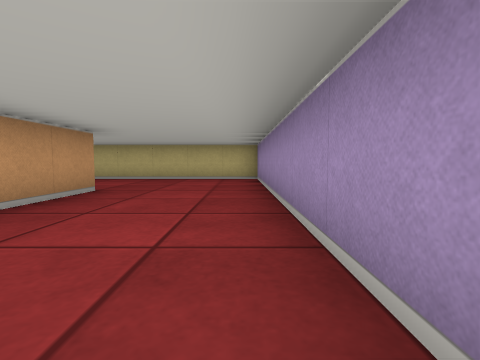
view 1 (above)

24 first-person views from a walk through a cub3D ray-caster map. The camera is about half as high as the walls, tilts 4° down and sees 85° across. The floor is counted in squares. Each view is taken from the middle of a square. On the plan, view 1 faces up. The plan holds only what a view shows up to about 9 squares ahead; the rest is blank.

view 2
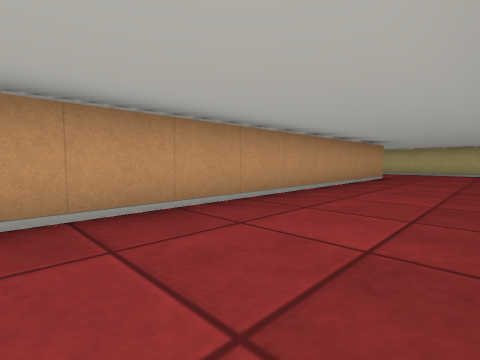

view 3
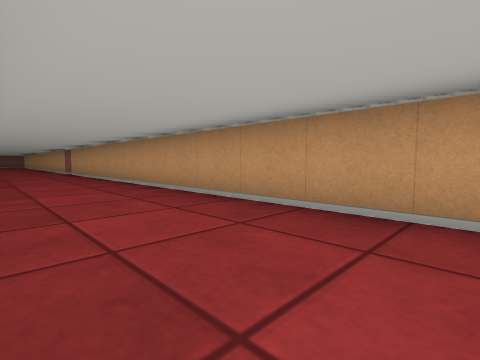

view 4
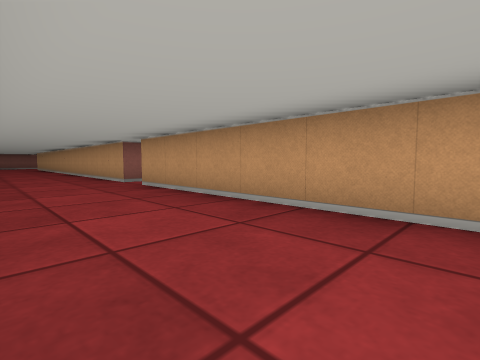

view 5
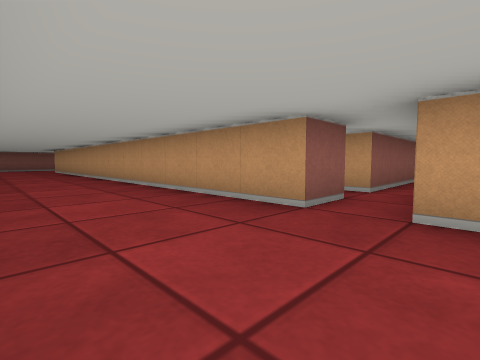

view 6
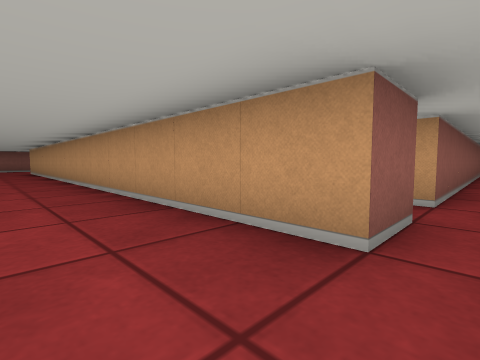

view 7
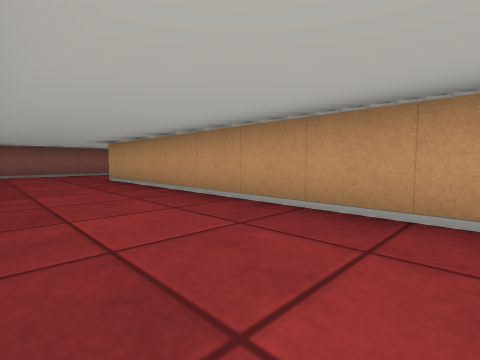

view 8
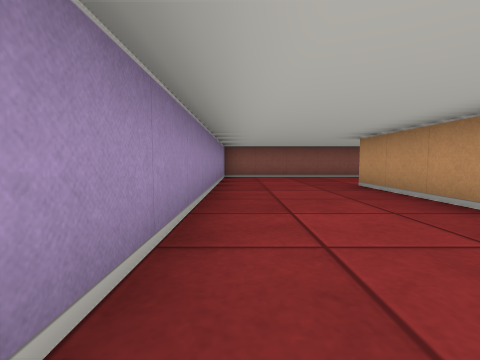

view 9
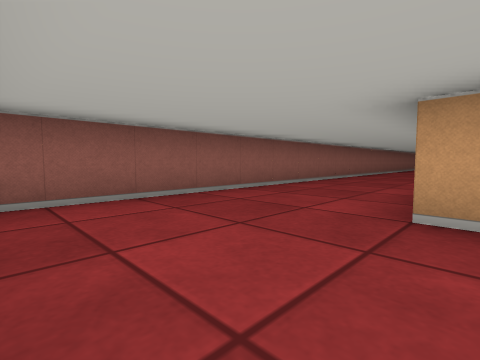

view 10
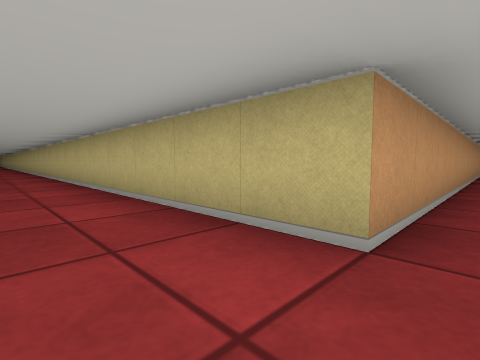

view 11
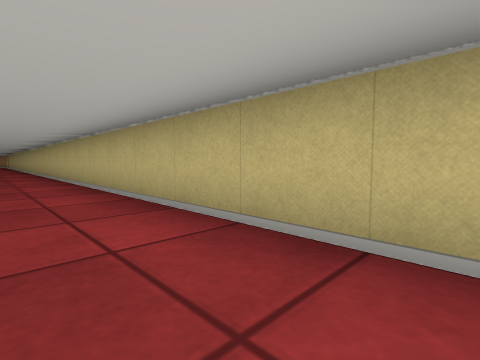

view 12
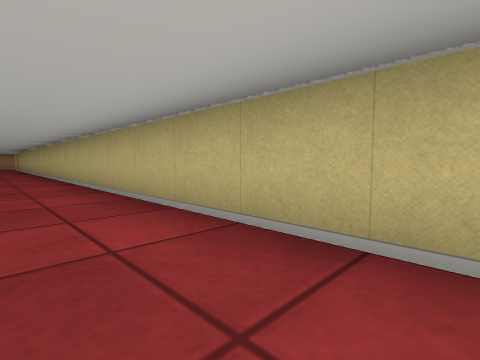

view 13
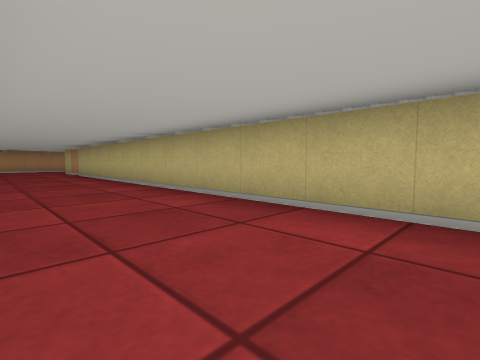

view 14
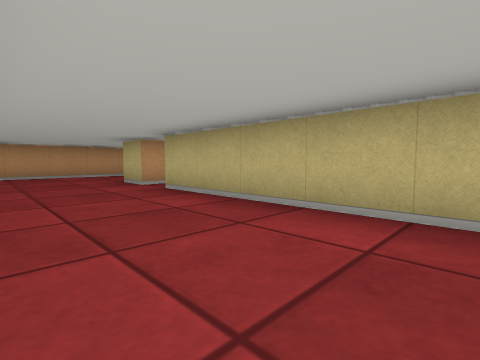

view 15
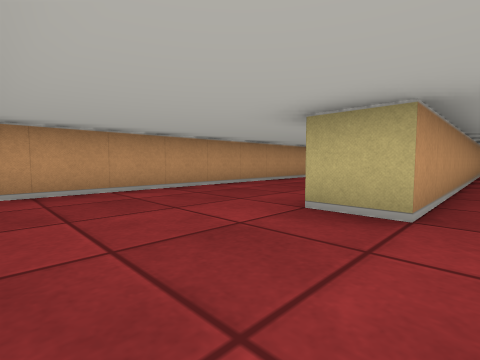

view 16
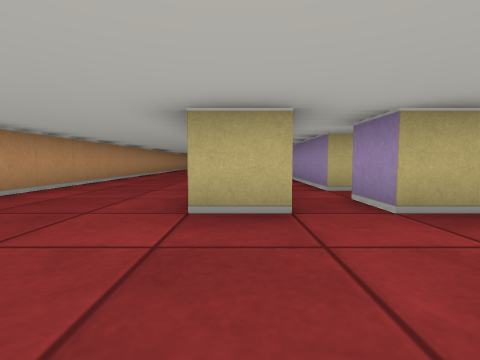

view 17
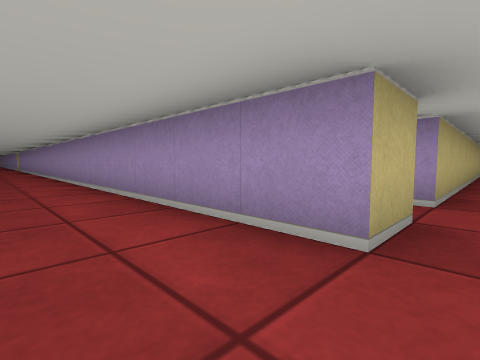

view 18
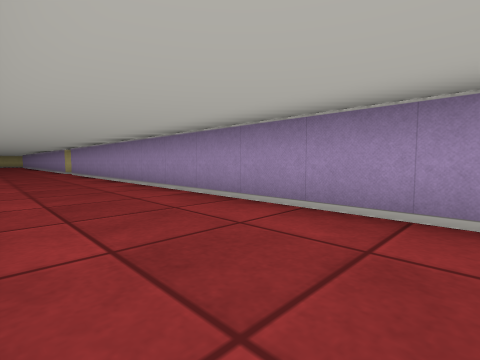

view 19
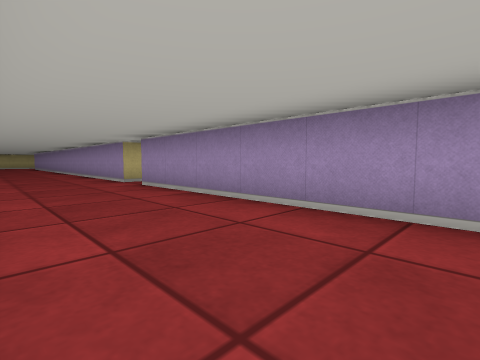

view 20
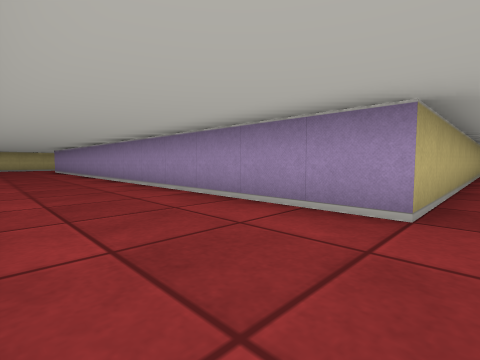

view 21
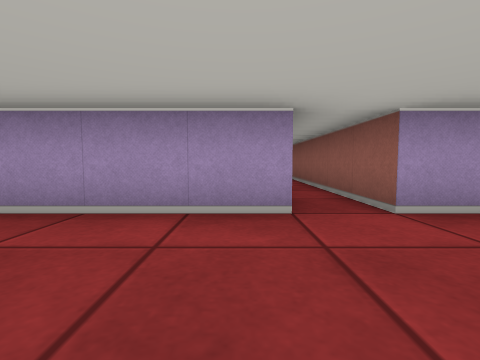

view 22
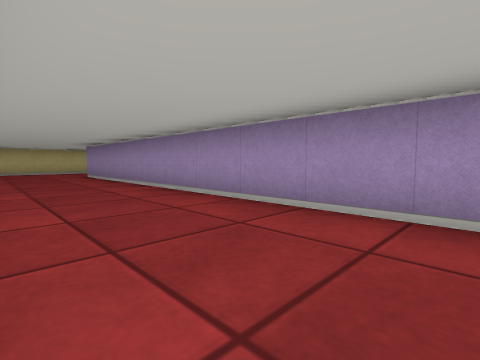

view 23
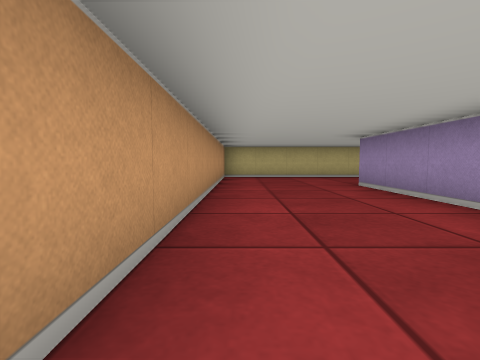

view 24
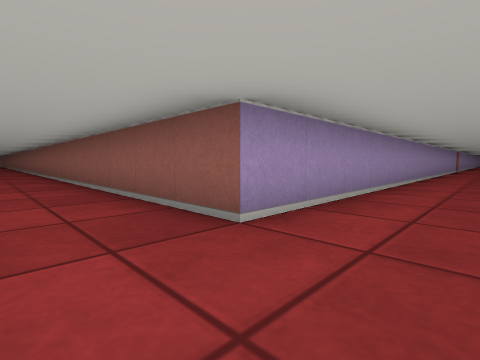

### Floor plan
Points are (right, up) in squares from view 1. A wall is a line through its corners. A room is listed if a view was taken in it or the views show most of it. See-through windows are left out.
Room 1 (views 1, 2, 3, 4, 5, 6, 7, 8, 9, 10, 11, 12, 13, 14, 15, 16, 17, 18, 19, 20, 21, 22, 23, 24)
walls: (-3.6, -14.5) (-2.5, -14.5) (-2.5, -27.5) (-32.5, -27.5) (-32.5, -26.5); (0.5, 0.5) (0.5, 7.5) (-4.2, 7.5); (-9.2, -30.5) (0.5, -30.5) (0.5, -22.5); (-2.5, 4.5) (-2.5, -13.5); (-34.5, -9.5) (-34.5, 4.5) (-24.8, 4.5); (-33.5, -26.5) (-33.5, -27.5) (-34.5, -27.5) (-34.5, -10.5); (-37.5, -21) (-37.5, -29.9); (-33.1, 7.5) (-37.5, 7.5) (-37.5, -0.5)
ways out: opening at (-35, -10); opening at (-33, -27); opening at (-3, -14)

Where each view was taken, in squares from view 1:
view 1: 0 up, 0 right, facing up
view 2: 4 down, 0 right, facing up-left
view 3: 2 down, 0 right, facing down-left
view 4: 8 down, 0 right, facing down-left
view 5: 13 down, 0 right, facing down-left
view 6: 14 down, 1 left, facing down-left
view 7: 20 down, 0 right, facing down-left
view 8: 22 down, 0 right, facing down
view 9: 27 down, 0 right, facing down-left
view 10: 29 down, 2 left, facing up-left
view 11: 29 down, 9 left, facing up-left
view 12: 29 down, 15 left, facing up-left
view 13: 30 down, 22 left, facing up-left
view 14: 30 down, 28 left, facing up-left
view 15: 30 down, 33 left, facing up-left
view 16: 30 down, 34 left, facing up
view 17: 28 down, 36 left, facing up-right
view 18: 22 down, 37 left, facing up-right
view 19: 16 down, 37 left, facing up-right
view 20: 10 down, 37 left, facing up-right
view 21: 9 down, 37 left, facing right
view 22: 5 down, 37 left, facing up-right
view 23: 1 down, 37 left, facing up
view 24: 6 up, 36 left, facing down-right
